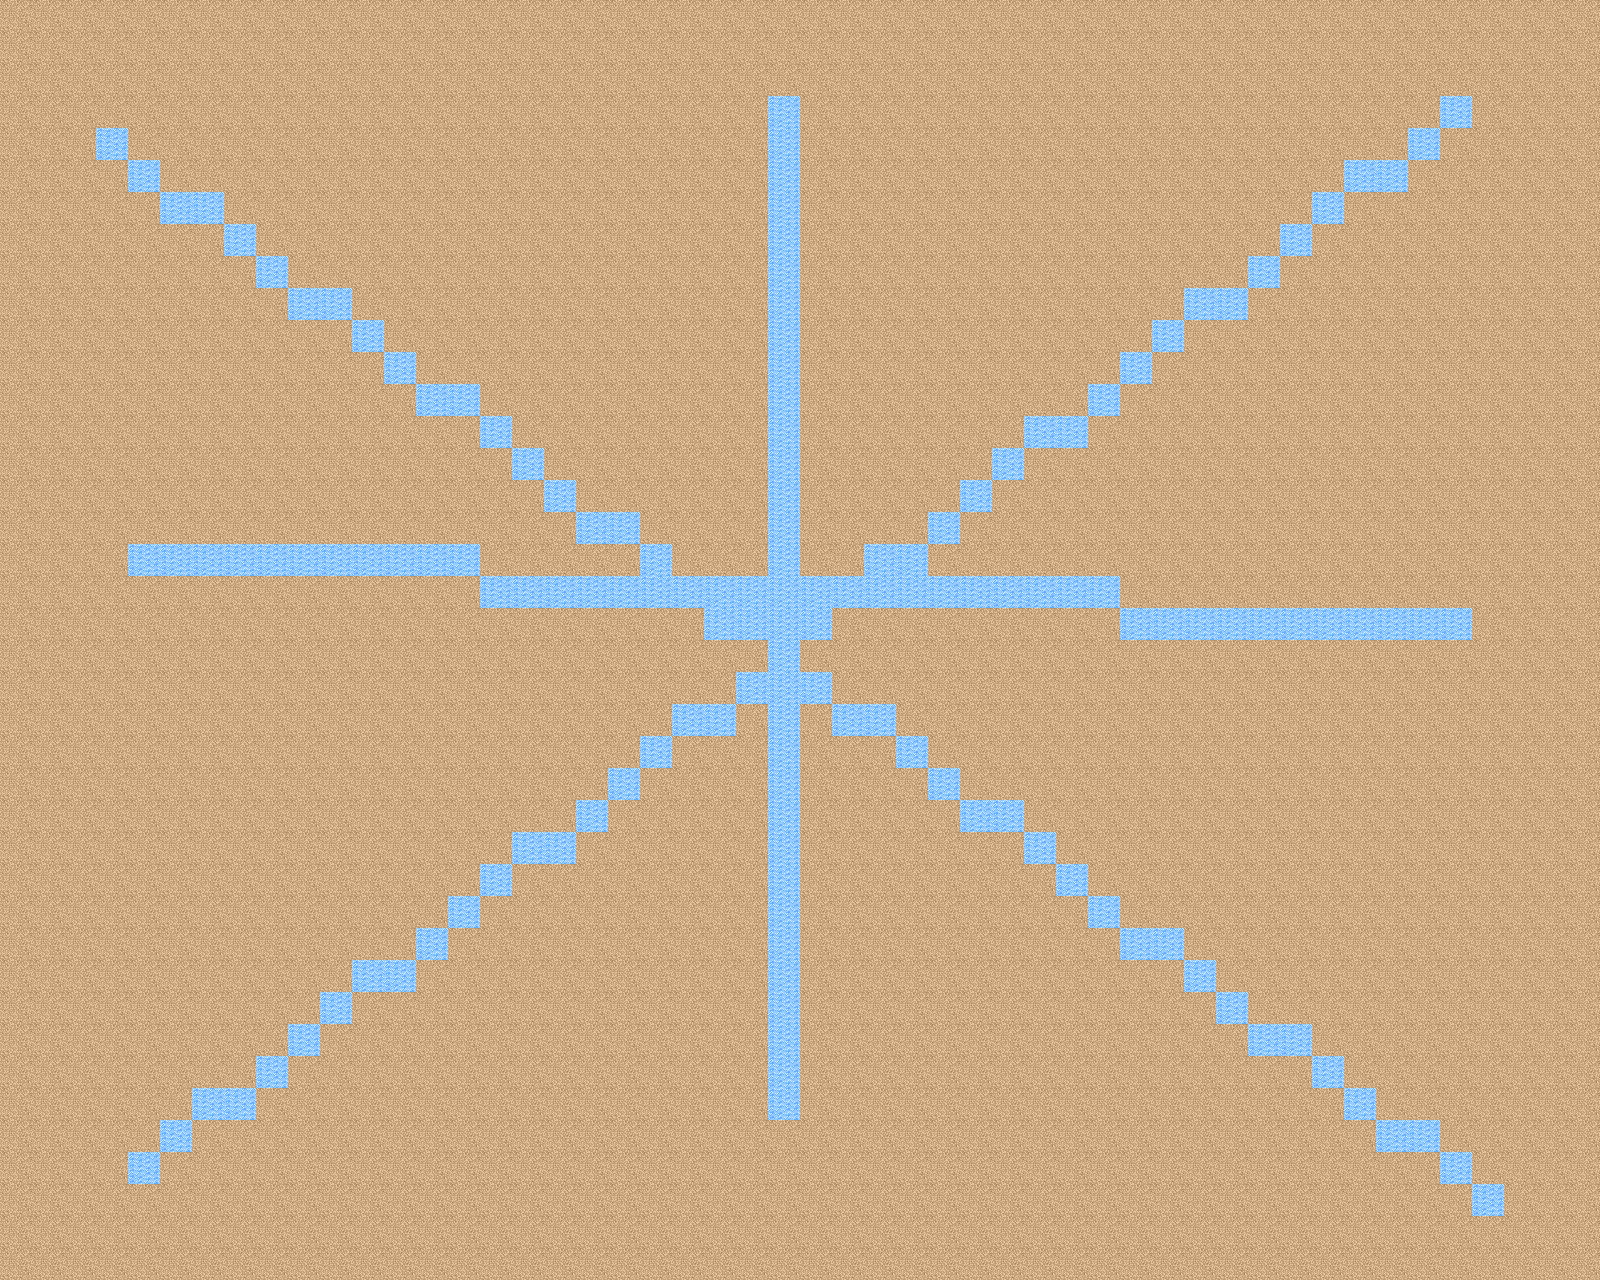

Below is a game level as drawn by its tile map, then a one-line description and the .tmx that defines it (tile-layer data replaced by summaries):
An orthogonal 50x40 tile map with 32x32 px tiles, 2 tile layers (layer1, ͼ��� 2).

<map version="1.5" tiledversion="1.7.2" orientation="orthogonal" renderorder="right-down" width="50" height="40" tilewidth="32" tileheight="32" infinite="0" nextlayerid="4" nextobjectid="1">
 <tileset firstgid="1" source="tsx/f1.tsx" />
 <layer id="1" name="layer1" width="50" height="40">
  <data>[2000 cells, 2000 non-empty, 2 distinct tile ids]</data>
 </layer>
 <layer id="3" name="ͼ��� 2" width="50" height="40">
  <data>[2000 cells, 0 non-empty, 0 distinct tile ids]</data>
 </layer>
</map>
